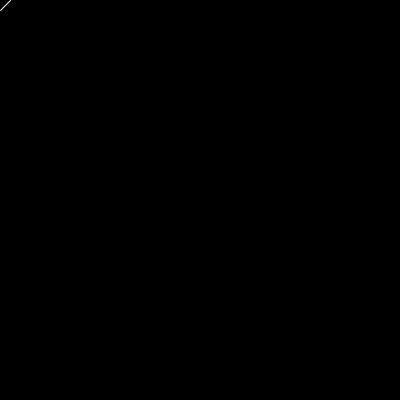
Frame 1 (no input)
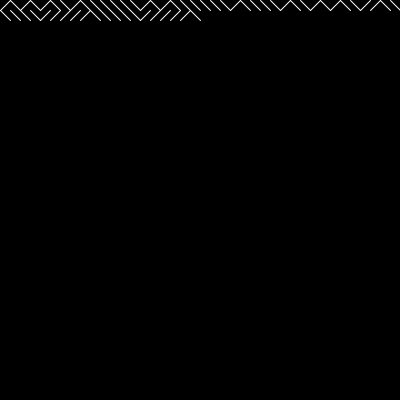
Frame 60 (the mouse pressed at the canvas centre just before this capture)
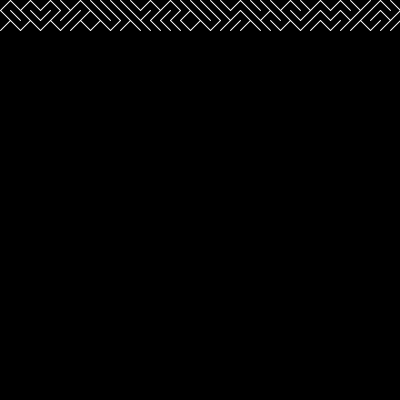
Frame 120 (the mouse held since frame 60 and released just before this capture)

The Processing sketch that drew these frames (run headless with seeded random() and noise(); from frame 60 on, the mouse is pressed at the canvas centre):

// Processing sketch: TenPrint
// ── TenPrint.pde
void setup(){
  size(400, 400);
  background(0);
}

int x = 0;
int y = 0;
int spacing = 10;
float probability = 0.5;

void draw(){
  stroke(255);
  if(random(1) < probability){
    line(x,y,x+spacing,y+spacing);
  } else {
    line(x,y+spacing,x+spacing,y);
  }
  x += spacing;
  if(x >= width){
    x = 0;
    y += spacing;
  }
  if(y >= height){
    background(0);
    y = 0;
    probability = random(1);
    spacing = (int)random(5, 50);
  }
  
}
